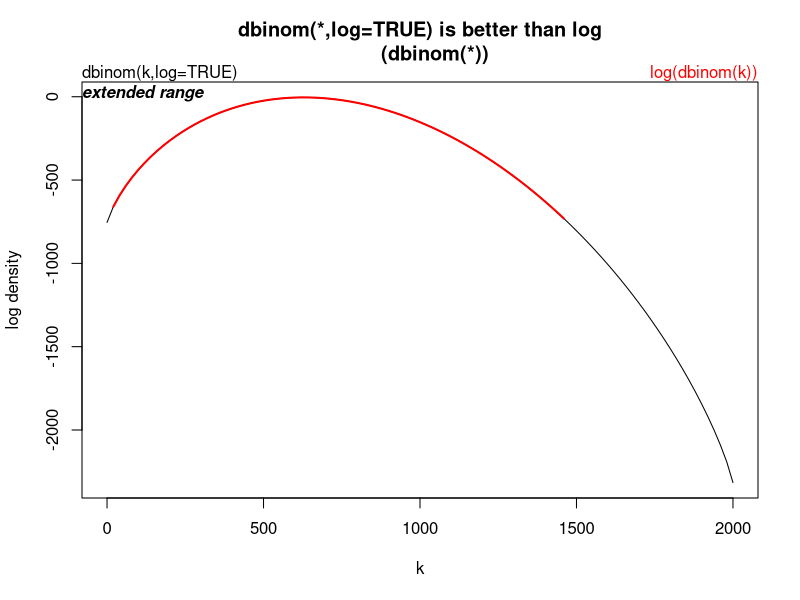

Reproduce this figure in R.
sum(dbinom(46:54,100,0.5))
n<-2000
k<-seq(0,n,by=20)
plot(k,dbinom(k,n,pi/10,log=TRUE),type="l",
     ylab="log density",
     main="dbinom(*,log=TRUE) is better than log
     (dbinom(*))")
lines(k,log(dbinom(k,n,pi/10)),col="red",lwd=2)
mtext("dbinom(k,log=TRUE)",adj=0)
mtext("extended range",adj=0,line=-1,font=4)
mtext("log(dbinom(k))",col="red",adj=1)

